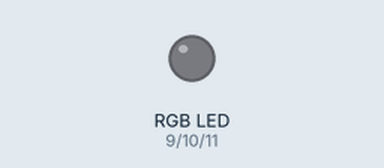
Bench run of a sketch on a simulated Arduino Uno, built with avr-gcc and run on an emulated ATmega328P. On the bench: an RGB LED mixed from three pins (HIGH = lit). Dim RGB values are drawn brighter than linear; random numbers use the default seed unless the sketch sets one; what the sketch prints to the serial monitor is not drawn.

Above: at 0.15 s.
At 2.0 s:
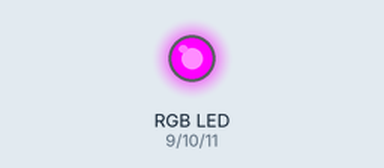
At 7.27 s:
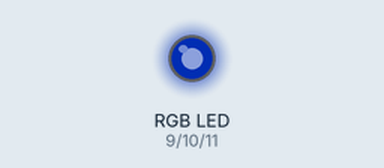
At 12.18 s:
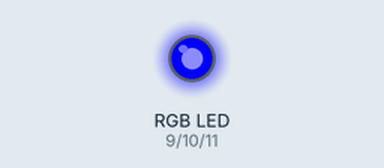
At 20.92 s:
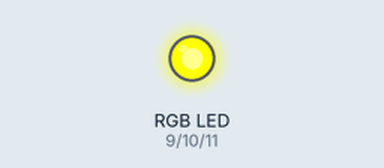
At 35.76 s:
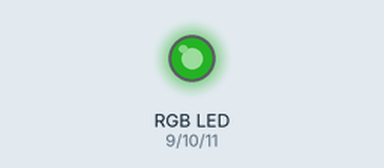
Timing chart, 0 to 37.0 s (numbered marks = the images above):
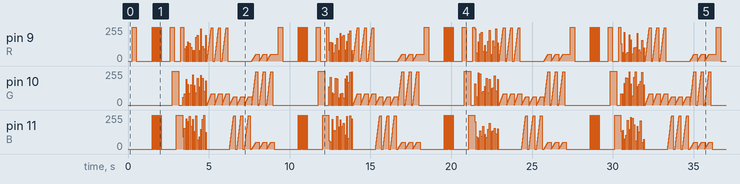

The sketch:

rgb_2.ino
```cpp
// RGB LED - HIZLI DİSK GEÇİŞ EFEKTİ
// Pinler: 9=Kırmızı, 10=Yeşil, 11=Mavi

const int R = 9;    // Kırmızı pin
const int G = 10;   // Yeşil pin
const int B = 11;   // Mavi pin

// Geçiş hızı (ms) - DAHA HIZLI
int hiz = 5;  // 5ms = ÇOK HIZLI

void setup() {
  pinMode(R, OUTPUT);
  pinMode(G, OUTPUT);
  pinMode(B, OUTPUT);

  // Başlangıçta LED'i kapat
  analogWrite(R, 0);
  analogWrite(G, 0);
  analogWrite(B, 0);

  Serial.begin(9600);
  Serial.println("RGB LED - Disk Gecisi");
  Serial.println("HIZ: 5ms | EFEKT: Disk");
}

void loop() {
  // 1. HIZLI KIRMIZI PULSE
  Serial.println("🔴 HIZLI KIRMIZI DALGA");
  for (int i = 0; i <= 255; i += 5) {
    analogWrite(R, i);
    analogWrite(G, 0);
    analogWrite(B, 0);
    delay(hiz);
  }
  for (int i = 255; i >= 0; i -= 5) {
    analogWrite(R, i);
    delay(hiz);
  }

  // 2. YEŞİL DİSK EFEKTİ
  Serial.println("🟢 YEŞİL DİSK DÖNÜŞÜ");
  for (int i = 0; i <= 255; i += 3) {
    analogWrite(R, 0);
    analogWrite(G, i);
    analogWrite(B, 0);
    delay(hiz);
  }
  // Ani kesme efekti
  analogWrite(G, 0);
  delay(10);

  // 3. MAVİ SPİRAL
  Serial.println("🔵 MAVİ SPİRAL");
  for (int i = 0; i <= 255; i += 4) {
    analogWrite(R, 0);
    analogWrite(G, 0);
    analogWrite(B, i);
    delay(hiz/2);
  }
  for (int i = 255; i >= 0; i -= 8) {
    analogWrite(B, i);
    delay(hiz/2);
  }

  // 4. SARI DİSK (Kırmızı+Yeşil)
  Serial.println("🟡 SARI DİSK");
  for (int i = 0; i <= 255; i += 4) {
    analogWrite(R, i);
    analogWrite(G, i);
    analogWrite(B, 0);
    delay(hiz);
  }

  // 5. MOR STROBE (Kırmızı+Mavi)
  Serial.println("🟣 MOR STROBE");
  for (int flash = 0; flash < 10; flash++) {
    analogWrite(R, 255);
    analogWrite(G, 0);
    analogWrite(B, 255);
    delay(30);
    analogWrite(R, 0);
    analogWrite(B, 0);
    delay(30);
  }

  // 6. BEYAZ DÖNÜŞ
  Serial.println("⚪ BEYAZ DÖNER DİSK");
  for (int i = 0; i <= 255; i += 3) {
    analogWrite(R, i);
    analogWrite(G, i);
    analogWrite(B, i);
    delay(hiz);
  }
  for (int i = 255; i >= 0; i -= 6) {
    analogWrite(R, i);
    analogWrite(G, i);
    analogWrite(B, i);
    delay(hiz/2);
  }

  // 7. GÖKKUŞAĞI DİSKİ (EN HIZLI)
  Serial.println("🌈 GÖKKUŞAĞI DİSK");
  gokkusagiDisk();

  // 8. RASTGELE DİSK PATLAMALARI
  Serial.println("💥 RASTGELE PATLAMALAR");
  for (int patlama = 0; patlama < 15; patlama++) {
    int r = random(50, 255);
    int g = random(50, 255);
    int b = random(50, 255);

    analogWrite(R, r);
    analogWrite(G, g);
    analogWrite(B, b);
    delay(50);

    analogWrite(R, 0);
    analogWrite(G, 0);
    analogWrite(B, 0);
    delay(50);
  }

  // 9. SOLAR SYSTEM (Gezegen efekti)
  Serial.println("🪐 GEZEGEN DÖNÜŞÜ");
  gezegenEfekti();
}

// GÖKKUŞAĞI DİSK EFEKTİ
void gokkusagiDisk() {
  // Kırmızı → Sarı
  for (int i = 0; i <= 255; i += 4) {
    analogWrite(R, 255);
    analogWrite(G, i);
    analogWrite(B, 0);
    delay(hiz/2);
  }

  // Sarı → Yeşil
  for (int i = 255; i >= 0; i -= 4) {
    analogWrite(R, i);
    analogWrite(G, 255);
    analogWrite(B, 0);
    delay(hiz/2);
  }

  // Yeşil → Camgöbeği
  for (int i = 0; i <= 255; i += 4) {
    analogWrite(R, 0);
    analogWrite(G, 255);
    analogWrite(B, i);
    delay(hiz/2);
  }

  // Camgöbeği → Mavi
  for (int i = 255; i >= 0; i -= 4) {
    analogWrite(R, 0);
    analogWrite(G, i);
    analogWrite(B, 255);
    delay(hiz/2);
  }

  // Mavi → Mor
  for (int i = 0; i <= 255; i += 4) {
    analogWrite(R, i);
    analogWrite(G, 0);
    analogWrite(B, 255);
    delay(hiz/2);
  }

  // Mor → Beyaz
  for (int i = 0; i <= 255; i += 4) {
    analogWrite(R, 255);
    analogWrite(G, i);
    analogWrite(B, 255);
    delay(hiz/2);
  }
}

// GEZEGEN DÖNÜŞ EFEKTİ
void gezegenEfekti() {
  // Kırmızı gezegen
  for (int i = 0; i < 3; i++) {
    for (int parlaklik = 0; parlaklik <= 255; parlaklik += 10) {
      analogWrite(R, parlaklik);
      analogWrite(G, parlaklik/3);
      analogWrite(B, 0);
      delay(10);
    }
    delay(100);
    analogWrite(R, 0);
    delay(100);
  }

  // Mavi gezegen
  for (int i = 0; i < 3; i++) {
    for (int parlaklik = 0; parlaklik <= 255; parlaklik += 10) {
      analogWrite(R, 0);
      analogWrite(G, parlaklik/4);
      analogWrite(B, parlaklik);
      delay(10);
    }
    delay(100);
    analogWrite(B, 0);
    delay(100);
  }

  // Yeşil gezegen
  for (int i = 0; i < 3; i++) {
    for (int parlaklik = 0; parlaklik <= 255; parlaklik += 10) {
      analogWrite(R, parlaklik/5);
      analogWrite(G, parlaklik);
      analogWrite(B, parlaklik/5);
      delay(10);
    }
    delay(100);
    analogWrite(G, 0);
    delay(100);
  }
}
```
